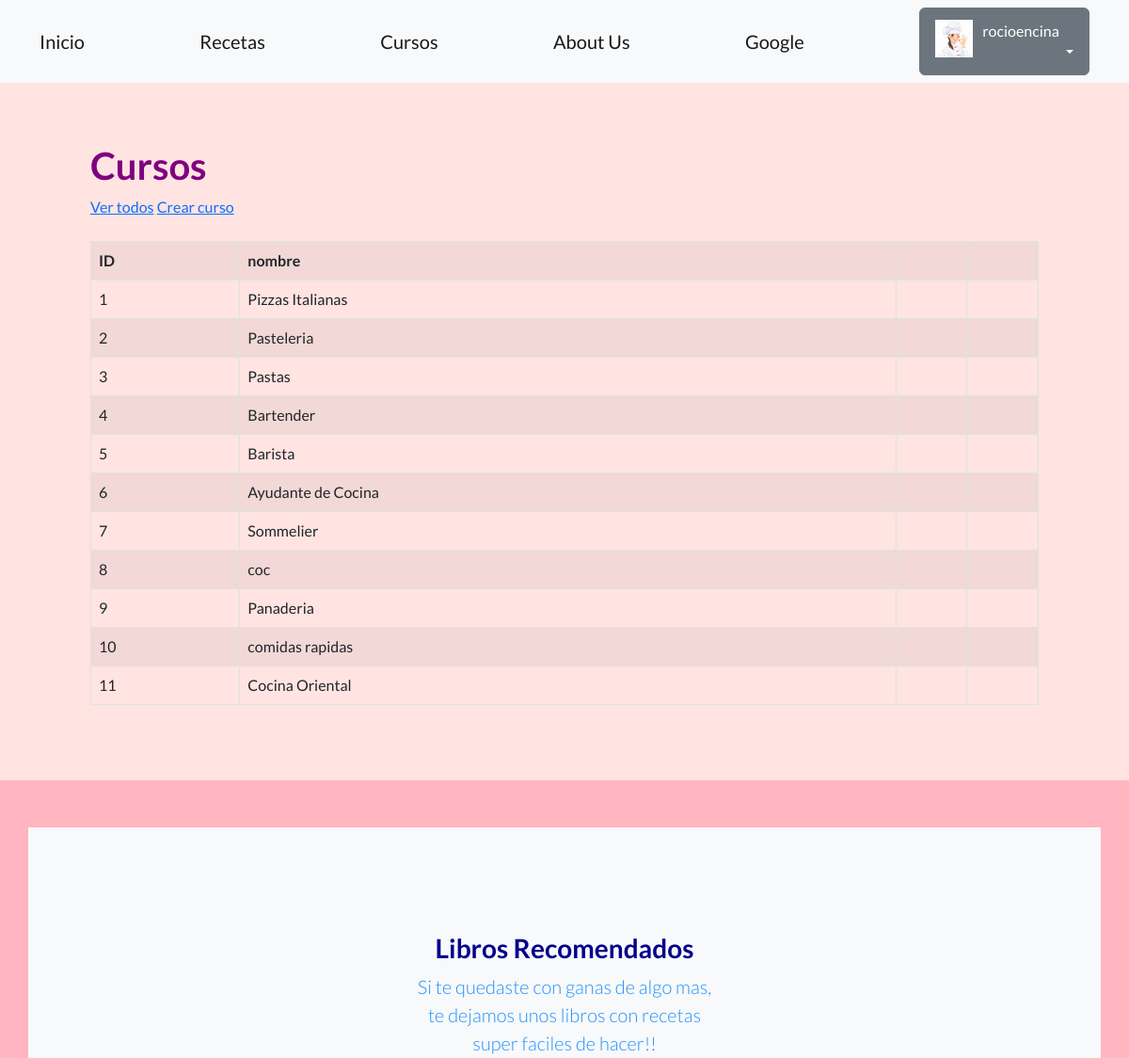
The page /comidas/cursos/ (signed in, upper part) on the database as committed earlier.
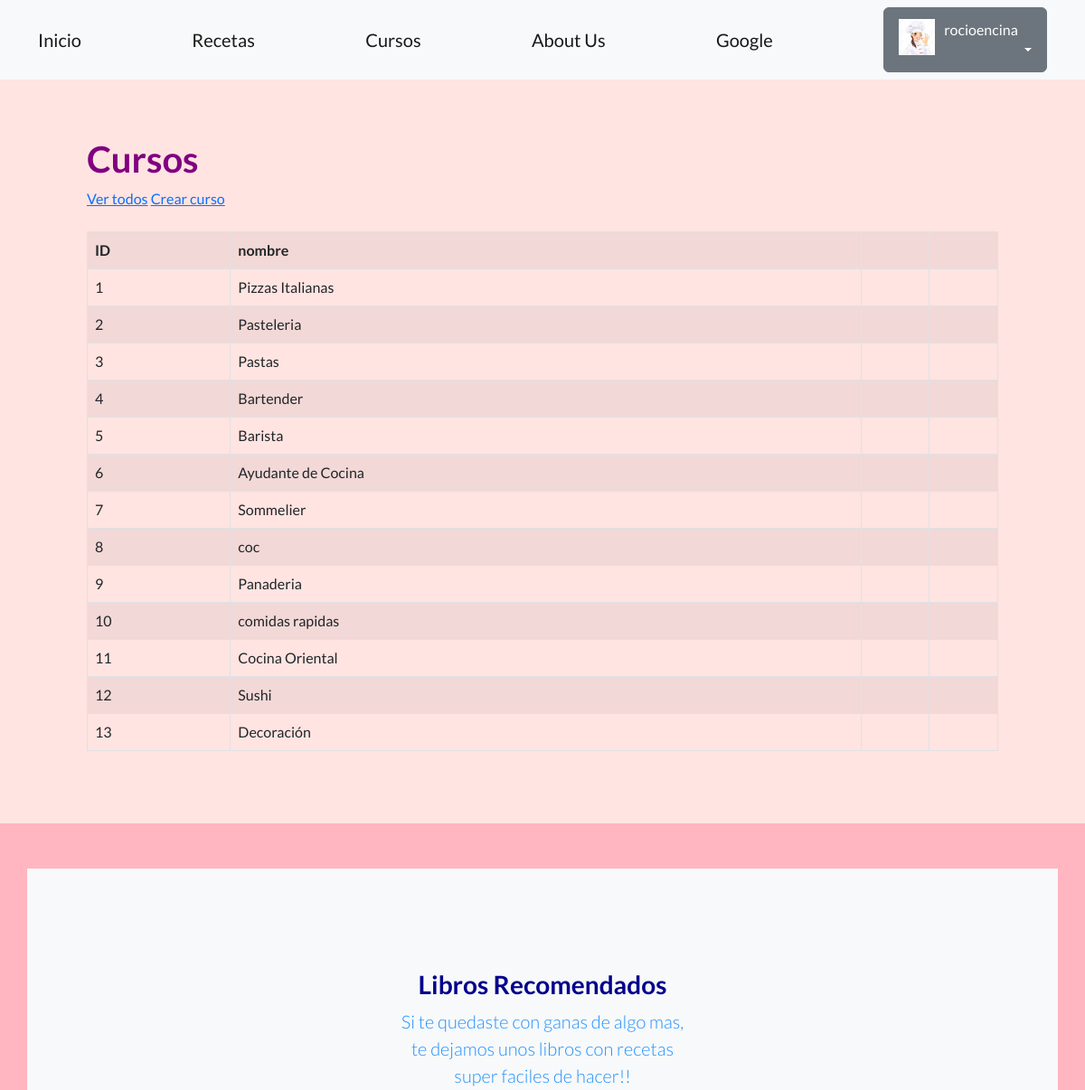
The same page on the database as committed later.
### recetas/models.py (models this page shows, shortened)
class Curso(models.Model):
   nombre = models.CharField(max_length=64)
   creador = models.ForeignKey(User, on_delete=models.SET_NULL, null=True)

### recetas/views.py (the view)
# urls.py: path('cursos/', listar_cursos, name="lista_cursos"),
def listar_cursos (request):
    contexto= {
        "cursos":Curso.objects.all(),
    }
    http_response= render (
        request=request,
        template_name= 'recetas/lista_cursos.html',
        context=contexto,
    )
    return http_response

### blog_comidas/recetas/templates/recetas/lista_cursos.html (shortened to what this page needs)
{% extends "base.html" %}
{% block contenido %}
<h1 style="color:purple;">
  Cursos
</h1>
<a href="{% url 'lista_cursos' %}">Ver todos</a>
<a href="{% url 'crear_curso' %}">Crear curso</a>
<br><br>
<table class="table table-striped table-bordered">
  <thead>
  <tbody>
    <tr>
      <th>ID</th>
      <th>nombre</th>
      <th></th>
      <th></th>
</tr>
    {% for cursos in cursos%}
    <tr>
      <td>{{ cursos.id }}</td>
      <td>{{ cursos.nombre }}</td>
      <td>
       </td>
      <td>
      </td>
    </tr>
    {% endfor %}
  </tbody>
</table>
{% endblock contenido %}

Rows that differ between the two databases and show on the page:
added Curso: id "12", nombre "Sushi"
added Curso: id "13", nombre "Decoración"
